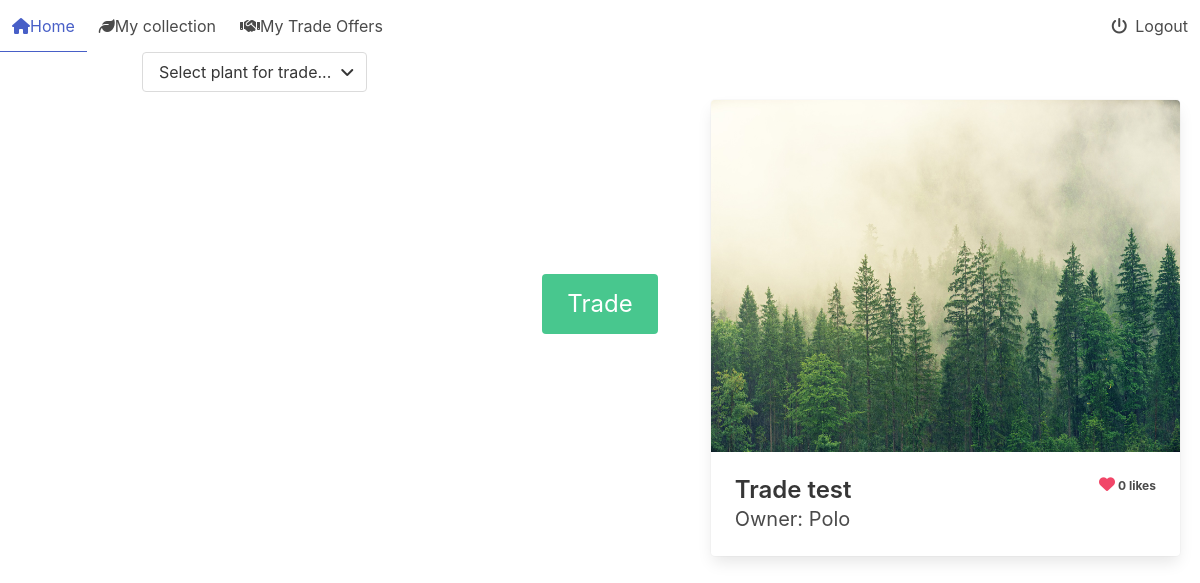
Page /trade/trade-test (signed in) on the earlier database version.
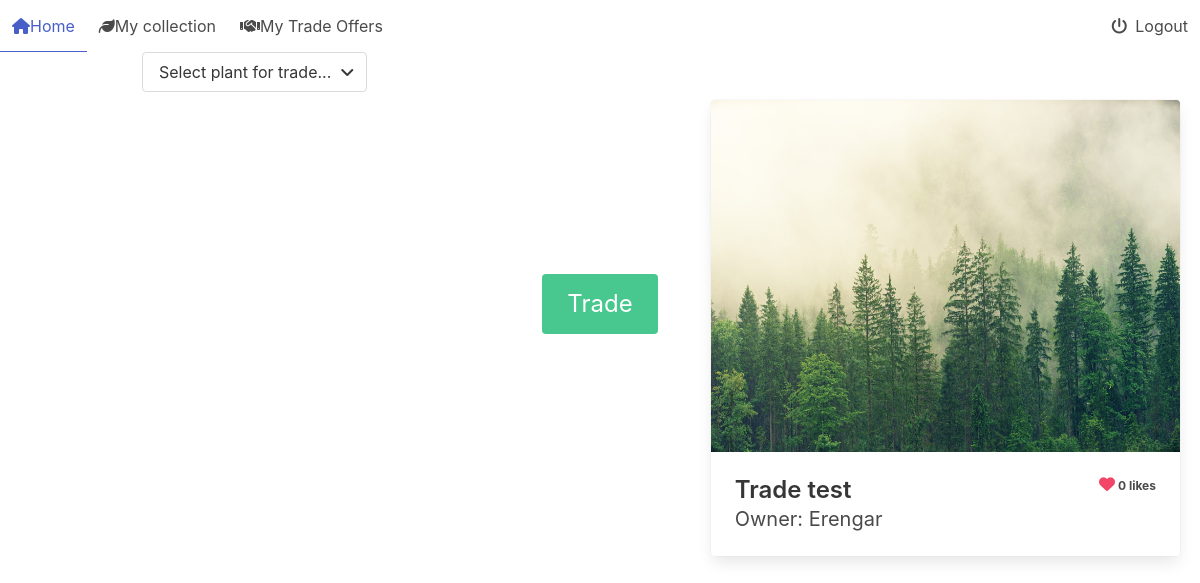
Same page on the later database version.
### plant_collection/models.py (models this page shows, shortened)
class Plant(models.Model):
    nick_name = models.CharField(
        max_length=64,
        validators=[MinLengthValidator(3)],
        unique=True)
    created = models.DateTimeField(auto_now_add=True, null=True, blank=True)
    updated = models.DateTimeField(auto_now=True, null=True, blank=True)
    species = models.ForeignKey(Species, on_delete=models.SET_NULL, blank=True, null=True, related_name='plants')
    owner = models.ForeignKey(settings.AUTH_USER_MODEL, on_delete=models.PROTECT, related_name='plants')
    slug = models.SlugField(default='bugged-plant')
    for_trade = models.BooleanField(default=False)
    likes = models.ManyToManyField(User, related_name= 'liked')
    def number_of_likes(self):
        return self.likes.count()

### plant_collection/views.py (the view, shortened to what this page needs)
# urls.py: path('trade/<str:req>', views.trade.as_view(), name='trade'),
class trade(LoginRequiredMixin, View):
    def get(self, request, req,*args, **kwargs):
        try:
            plant = get_object_or_404(Plant, nick_name=request.GET['plant'].strip())
            return render(request, 'plant_collection/trade_offered_plant.html', {'plant':plant})
        except:
            pass
        req_plant = get_object_or_404(Plant, slug=req)
        return render(request, 'plant_collection/trade.html', {'req':req_plant})

### plant_collection/templates/plant_collection/trade.html (shortened to what this page needs)
{% extends "base.html" %}
{% load static %}
{% block content %}
<link rel="stylesheet" href="{% static 'plant_collection/css/plant.css' %}">
    <div class='columns mx-2'>
        <div class='column is-5'>
            <div class='is-flex is-justify-content-center mb-2'>
                <div class='dropdown'>
                    <div class='dropdown-trigger'>
                        <button class="button" aria-haspopup="true" aria-controls="dropdown-menu">
                            <span>Select plant for trade...</span>
                            <span class="icon is-small">
                                <i class="fas fa-angle-down" aria-hidden="true"></i>
                            </span>
                        </button>
                    </div>
                </div>
            </div>
        </div>
        <form class='column is-2 custom-vcentered' method='post'>
            <div class='is-flex is-justify-content-center is-vcentered'>
                <input class='button is-success is-large is-responsive' id='trade-button' type='submit' value='Trade'>
            </div>
        </form>
        <div class='column is-5 mt-6'>
            <div class='card carousel_box'>
                <div class='card-image'>
                    <div class='columns is-overlay overlay-element is-mobile' style='z-index: 2; position:absolute; margin-bottom:0 '>
                        <div class='column arrow' id='left-arrow'></div>
                        <div class='column arrow' id='right-arrow'></div>
                    </div>
                    {% for picture in req.picture.all %}
                    <div class='carousel_image'>
                        <figure class='image is-4by3'>
                                <img class='carousel' src="{{ picture.image.url }}">
                        </figure>
                    </div>
                    {% endfor %}
                </div>
                <div class='card-content'>
                    <div class='columns is-mobile'>
                        <div class='column is-half'>
                            <div class='title is-size-4-desktop is-size-5-touch'>{{req.nick_name}}</div>
                            <div class='subtitle is-size-5-desktop is-size-6-touch'>Owner: {{req.owner}}</div>
                        </div>
                        <div class='column is-half'>
                            <div class='is-pulled-right is-size-7 has-text-weight-bold'><i class="fa-solid fa-heart has-text-danger is-size-6"></i> {{req.number_of_likes}} likes</div>
                        </div>
                    </div>
                </div>
            </div>
        </div>
    </div>
{% endblock content %}

Differences in the rows shown:
changed Plant "Trade test": owner "Polo" → "Erengar"
